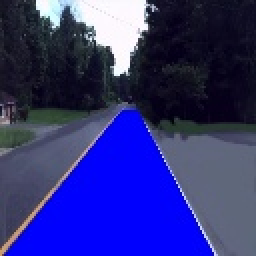
#> input picture results cv/res1.jpg, 128 x 128 px (shown 2 times larger); its folder holds 5 pictures in this run
$ python convertTobin.py
#> lines starting #> are read from the running program, lines starting #| are printed output that depends on the picture; after the words box and inside, x2 and y2 are one past the last pixel; in counts of white or black regions, pixels touching at a corner belong together
import cv2
import numpy as np
import matplotlib.pyplot as plt

# this algorithm takes all the images in the results from the CV and convert them into binary by looking at the three channels
# and of every pixel in the image and if the first channel is more than some threshold and the other 2 channels are less
# than another threshold we set that pixel to be white and then wrinting the result to a folder called labels which will be
# our reference when training the model
for i in range(1,175):
    res = np.zeros((128,128))
    frame = cv2.imread('results cv/res{}.jpg'.format(i))
#> frame is the input picture: shape (128, 128, 3); mean B, G, R 125.7, 49.5, 47.8
    for x in range(128):
        for y in range(128):
            color = frame[x,y]
            if(color[0]>240 and color[1]<15 and color[2]<15):
                res[x,y] = 255
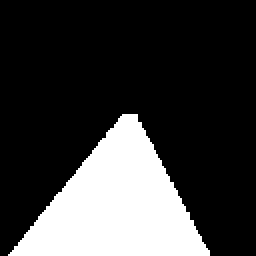
#> res: shape (128, 128) float64 (shown 2 times larger); 23.5% white; 1 white region, box (x1, y1, x2, y2) and area: (4, 57, 105, 128) 3850
    cv2.imwrite('labels/label{}.jpg'.format(i),res)
#> (the run stopped early here; a loop or call above may not have finished)
